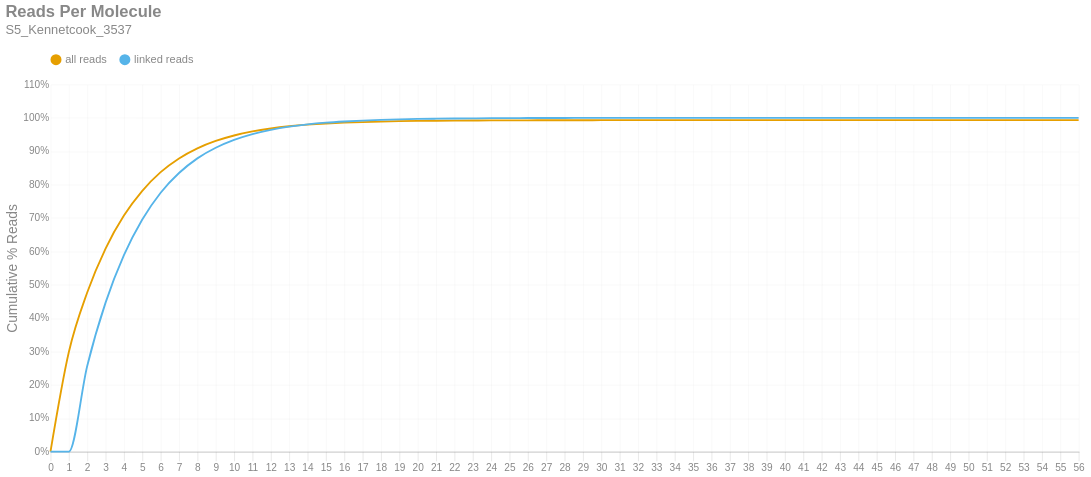

The cell this chart's notebook holds for it:
### Markdown cell above
### Reads per Molecule
This chart shows the cumulative distribution of the number of reads per linked molecule. That is, how many alignments are associated with a unique molecule. This excludes the number of reads associated with invalid or absent linked-read barcodes. The `linked` histogram is the percentages recalculated when disregarding singletons.

### Code cell
if SKIPLR:
    print_html(f"Skipped")
else:
    counts = np.bincount(valids['reads'].cast(pl.Int64).to_numpy())
    weighted = counts * np.arange(len(counts))
    all_perc = weighted / n_reads
    linked_perc = weighted / n_linked_reads
    linked_perc[1] = 0
    binned_df = pl.DataFrame({
        'readsper': list(range(len(counts))),
        'all reads (cumsum)': np.cumsum(all_perc).tolist(),
        'linked reads (cumsum)': np.cumsum(linked_perc).tolist(),
    })

    with SafeRender(binned_df):
        (
            density_plot(binned_df, 'Reads Per Molecule', samplename, 'readspmol')
            .encode(
                x=alt.X('readsper:O', title=None).axis(labelAngle=0).scale(padding=0),
                y=alt.Y('value:Q', title='Cumulative % Reads').axis(format='%').stack(False),
                color=alt.Color("key:N").scale(domain=["all reads", "linked reads"]),
                tooltip=[
                    alt.Tooltip("key:N", title="Data Type"),
                    alt.Tooltip("readsper:O", title="Reads Per Molecule"),
                    alt.Tooltip("value:Q", format=".2%", title="% Reads (Cum.)")
                ]            
            )
        ).display()

### Figure 1 — Vega-Lite specification as saved in the notebook (floating-point values rounded to 4 significant figures)
{"width": "container", "height": 400, "config": {"title": {"anchor": "start", "dy": -15, "fontSize": 18, "color": "#888888", "subtitleColor": "#888888", "subtitleFontSize": 14}, "arc": {"fill": "#0072B2"}, "axis": {"domainColor": "#888888", "domainWidth": 0.5, "gridWidth": 0.2, "grid": false, "titleFontWeight": 400, "titleFontSize": 15, "labelFontSize": 11, "labelColor": "#888888", "tickColor": "#888888", "tickWidth": 0.2, "titleColor": "#888888"}, "axisBand": {"grid": false}, "axisX": {"grid": true, "tickSize": 10, "domainCap": "round"}, "axisY": {"domain": false, "grid": true, "tickSize": 0, "domainCap": "round"}, "background": "transparent", "header": {"labelFontSize": 15, "labelColor": "#888888", "titleFontSize": 15, "titleFontWeight": 600, "titleColor": "#888888"}, "legend": {"labelFont": "sans-serif", "labelFontSize": 12, "labelColor": "#888888", "symbolSize": 100, "symbolType": "circle", "titleFontSize": 12, "titlePadding": 10, "titleColor": "#888888", "title": null, "orient": "top"}, "range": {"category": ["#E69F00", "#56B4E9", "#009E73", "#F0E442", "#0072B2", "#D55E00", "#CC79A7", "#000000"], "diverging": ["#cfe8f3", "#a2d4ec", "#73bfe2", "#46abdb", "#1696d2", "#12719e"]}, "area": {"fill": "#0072B2", "fillOpacity": 0.7, "line": true, "strokeOpacity": 0.7}, "line": {"color": "#0072B2", "stroke": "#0072B2", "strokeWidth": 2}, "trail": {"color": "#0072B2", "stroke": "#0072B2", "strokeWidth": 0, "size": 1}, "point": {"filled": true, "fillOpacity": 1.0, "size": 95}, "text": {"color": "#888888", "fontSize": 11, "align": "right", "fontWeight": 400, "size": 11}, "bar": {"fill": "#0072B2", "stroke": null}, "view": {"stroke": null, "continuousWidth": 660, "continuousHeight": 400}}, "data": {"name": "data-0263348a46cbc713938312d91b34ddae"}, "mark": {"type": "line", "interpolate": "monotone", "point": {"opacity": 0, "size": 275}}, "encoding": {"color": {"field": "key", "scale": {"domain": ["all reads", "linked reads"]}, "type": "nominal"}, "tooltip": [{"field": "key", "title": "Data Type", "type": "nominal"}, {"field": "readsper", "title": "Reads Per Molecule", "type": "ordinal"}, {"field": "value", "format": ".2%", "title": "% Reads (Cum.)", "type": "quantitative"}], "x": {"axis": {"labelAngle": 0}, "field": "readsper", "scale": {"padding": 0}, "title": null, "type": "ordinal"}, "y": {"axis": {"format": "%"}, "field": "value", "stack": false, "title": "Cumulative % Reads", "type": "quantitative"}}, "params": [{"name": "param_c36ac31b6afebe62", "select": {"type": "point", "fields": ["key"]}, "bind": "legend"}], "title": {"text": "Reads Per Molecule", "subtitle": "S5_Kennetcook_3537"}, "transform": [{"fold": ["all reads (cumsum)", "linked reads (cumsum)"]}, {"calculate": "replace(datum.key, ' (cumsum)', '')", "as": "key"}, {"filter": {"param": "param_c36ac31b6afebe62"}}], "usermeta": {"embedOptions": {"downloadFileName": "S5_Kennetcook_3537.readspmol"}}, "$schema": "https://vega.github.io/schema/vega-lite/v6.1.0.json", "datasets": {"data-0263348a46cbc713938312d91b34ddae": [{"readsper": 0, "all reads (cumsum)": 0.0, "linked reads (cumsum)": 0.0}, {"readsper": 1, "all reads (cumsum)": 0.2984, "linked reads (cumsum)": 0.0}, {"readsper": 2, "all reads (cumsum)": 0.4766, "linked reads (cumsum)": 0.2566}, {"readsper": 3, "all reads (cumsum)": 0.6085, "linked reads (cumsum)": 0.4463}, {"readsper": 4, "all reads (cumsum)": 0.7072, "linked reads (cumsum)": 0.5885}, {"readsper": 5, "all reads (cumsum)": 0.7813, "linked reads (cumsum)": 0.6952}, {"readsper": 6, "all reads (cumsum)": 0.8372, "linked reads (cumsum)": 0.7757}, {"readsper": 7, "all reads (cumsum)": 0.8782, "linked reads (cumsum)": 0.8347}, {"readsper": 8, "all reads (cumsum)": 0.9087, "linked reads (cumsum)": 0.8786}, {"readsper": 9, "all reads (cumsum)": 0.9308, "linked reads (cumsum)": 0.9103}, {"readsper": 10, "all reads (cumsum)": 0.9471, "linked reads (cumsum)": 0.9339}, {"readsper": 11, "all reads (cumsum)": 0.9592, "linked reads (cumsum)": 0.9513}, {"readsper": 12, "all reads (cumsum)": 0.9681, "linked reads (cumsum)": 0.9641}, {"readsper": 13, "all reads (cumsum)": 0.9747, "linked reads (cumsum)": 0.9737}, {"readsper": 14, "all reads (cumsum)": 0.9796, "linked reads (cumsum)": 0.9806}, {"readsper": 15, "all reads (cumsum)": 0.9831, "linked reads (cumsum)": 0.9856}, {"readsper": 16, "all reads (cumsum)": 0.9855, "linked reads (cumsum)": 0.9891}, {"readsper": 17, "all reads (cumsum)": 0.9874, "linked reads (cumsum)": 0.9919}, {"readsper": 18, "all reads (cumsum)": 0.9888, "linked reads (cumsum)": 0.9939}, {"readsper": 19, "all reads (cumsum)": 0.9899, "linked reads (cumsum)": 0.9955}, {"readsper": 20, "all reads (cumsum)": 0.9907, "linked reads (cumsum)": 0.9967}, {"readsper": 21, "all reads (cumsum)": 0.9913, "linked reads (cumsum)": 0.9974}, {"readsper": 22, "all reads (cumsum)": 0.9917, "linked reads (cumsum)": 0.9981}, {"readsper": 23, "all reads (cumsum)": 0.992, "linked reads (cumsum)": 0.9986}, {"readsper": 24, "all reads (cumsum)": 0.9923, "linked reads (cumsum)": 0.999}, {"readsper": 25, "all reads (cumsum)": 0.9925, "linked reads (cumsum)": 0.9992}, {"readsper": 26, "all reads (cumsum)": 0.9926, "linked reads (cumsum)": 0.9994}, {"readsper": 27, "all reads (cumsum)": 0.9927, "linked reads (cumsum)": 0.9995}, {"readsper": 28, "all reads (cumsum)": 0.9928, "linked reads (cumsum)": 0.9996}, {"readsper": 29, "all reads (cumsum)": 0.9929, "linked reads (cumsum)": 0.9997}, {"readsper": 30, "all reads (cumsum)": 0.9929, "linked reads (cumsum)": 0.9998}, {"readsper": 31, "all reads (cumsum)": 0.993, "linked reads (cumsum)": 0.9999}, {"readsper": 32, "all reads (cumsum)": 0.993, "linked reads (cumsum)": 0.9999}, {"readsper": 33, "all reads (cumsum)": 0.993, "linked reads (cumsum)": 0.9999}, {"readsper": 34, "all reads (cumsum)": 0.993, "linked reads (cumsum)": 0.9999}, {"readsper": 35, "all reads (cumsum)": 0.993, "linked reads (cumsum)": 0.9999}, {"readsper": 36, "all reads (cumsum)": 0.993, "linked reads (cumsum)": 0.9999}, {"readsper": 37, "all reads (cumsum)": 0.993, "linked reads (cumsum)": 0.9999}, {"readsper": 38, "all reads (cumsum)": 0.993, "linked reads (cumsum)": 1.0}, {"readsper": 39, "all reads (cumsum)": 0.993, "linked reads (cumsum)": 1.0}, {"readsper": 40, "all reads (cumsum)": 0.993, "linked reads (cumsum)": 1.0}, {"readsper": 41, "all reads (cumsum)": 0.993, "linked reads (cumsum)": 1.0}, {"readsper": 42, "all reads (cumsum)": 0.993, "linked reads (cumsum)": 1.0}, {"readsper": 43, "all reads (cumsum)": 0.993, "linked reads (cumsum)": 1.0}, {"readsper": 44, "all reads (cumsum)": 0.993, "linked reads (cumsum)": 1.0}, {"readsper": 45, "all reads (cumsum)": 0.993, "linked reads (cumsum)": 1.0}, {"readsper": 46, "all reads (cumsum)": 0.993, "linked reads (cumsum)": 1.0}, {"readsper": 47, "all reads (cumsum)": 0.993, "linked reads (cumsum)": 1.0}, {"readsper": 48, "all reads (cumsum)": 0.993, "linked reads (cumsum)": 1.0}, {"readsper": 49, "all reads (cumsum)": 0.993, "linked reads (cumsum)": 1.0}, {"readsper": 50, "all reads (cumsum)": 0.993, "linked reads (cumsum)": 1.0}, {"readsper": 51, "all reads (cumsum)": 0.993, "linked reads (cumsum)": 1.0}, {"readsper": 52, "all reads (cumsum)": 0.993, "linked reads (cumsum)": 1.0}, {"readsper": 53, "all reads (cumsum)": 0.993, "linked reads (cumsum)": 1.0}, {"readsper": 54, "all reads (cumsum)": 0.993, "linked reads (cumsum)": 1.0}, {"readsper": 55, "all reads (cumsum)": 0.993, "linked reads (cumsum)": 1.0}, {"readsper": 56, "all reads (cumsum)": 0.993, "linked reads (cumsum)": 1.0}]}}
